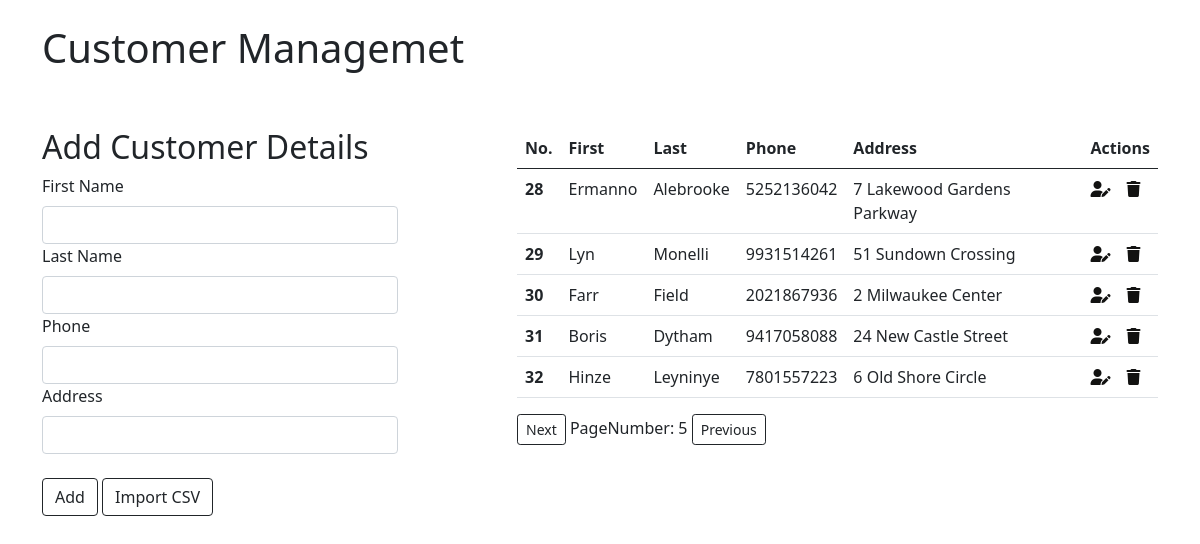
The app's page /?page=5 with its own data.
### app/models.py (models this page shows)
class Customer(models.Model):
    first = models.CharField(max_length=100)
    last = models.CharField(max_length=100)
    phone = models.IntegerField()
    address = models.TextField()

### app/views.py (the view, shortened to what this page needs)
# urls.py: 2. Add a URL to urlpatterns:  path('', views.home, name='home')
def home(request):
    customers_objs = Customer.objects.all().order_by('id')
    paginator = Paginator(customers_objs,5)
    page_number = request.GET.get('page')
    print(page_number)
    page_obj = paginator.get_page(page_number)
    print(page_obj)
    return render(request,'home.html',context={'page_obj':page_obj})

### templates/home.html (shortened to what this page needs)
{% extends 'index.html' %}
{% block content %}
<div class="row justify-content-between">
    <div class="col-lg-4 mt-5">
        <h2>Add Customer Details</h2>
        <form action="" method="post">
            <label for="InputFirst" class="form-label">First Name</label>
            <input type="text" class="form-control" id="InputFirst" required name="InputFirst">
            <label for="InputLast" class="form-label">Last Name</label>
            <input type="text" class="form-control" id="InputLast" required name="InputLast">
            <label for="InputPhone" class="form-label">Phone</label>
            <input type="number" min="10" class="form-control" id="InputPhone" required name="InputPhone">
            <label for="InputAddress" class="form-label">Address</label>
            <input type="text" class="form-control" id="InputAddress" required name="InputAddress">
            <input type="submit" value="Add" class="btn btn-outline-dark mt-4">
            <a href="{% url 'csv' %}" class="btn btn-outline-dark mt-4">Import CSV</a>
        </form>
    </div>
    <div class="col-lg-7 mt-5 table-responsive">
        <table class="table">
            <thead>
                <tr>
                    <th scope="col">No.</th>
                    <th scope="col">First</th>
                    <th scope="col">Last</th>
                    <th scope="col">Phone</th>
                    <th scope="col">Address</th>
                    <th scope="col">Actions</th>
                </tr>
            </thead>
            <tbody>
                {% for i in page_obj %}
                <tr>
                    <th scope="row">{{i.id}}</th>
                    <td>{{i.first}}</td>
                    <td>{{i.last}}</td>
                    <td>{{i.phone}}</td>
                    <td>{{i.address}}</td>
                    <td>
                        <a href="{% url 'update' i.id %}" style="color: #121211; margin-right: 20%;"><i
                                class="fa-sharp fa-solid fa-user-pen"></i></a>
                        <a href="{% url 'delete' i.id %}" style="color: #121211;"><i
                                class="fa-sharp fa-solid fa-trash"></i></a>
                    </td>
                </tr>
                {% endfor %}
            </tbody>
        </table>
        {% if page_obj.has_next %}
        <a href="?page={{page_obj.next_page_number}}" class="btn btn-sm btn-outline-dark">Next</a>
        {% endif %}
        <span>PageNumber: {{page_obj.number}}</span>
        {% if page_obj.has_previous %}
        <a href="?page={{page_obj.previous_page_number}}" class="btn btn-sm btn-outline-dark">Previous</a>
        {% endif %}
    </div>
</div>
{% endblock %}

### records on screen
Customer: id "28", first "Ermanno", last "Alebrooke", phone "5252136042", address "7 Lakewood Gardens Parkway"
Customer: id "29", first "Lyn", last "Monelli", phone "9931514261", address "51 Sundown Crossing"
Customer: id "30", first "Farr", last "Field", phone "2021867936", address "2 Milwaukee Center"
Customer: id "31", first "Boris", last "Dytham", phone "9417058088", address "24 New Castle Street"
Customer: id "32", first "Hinze", last "Leyninye", phone "7801557223", address "6 Old Shore Circle"

### other values on screen
{{ page_obj.number }} "5"
